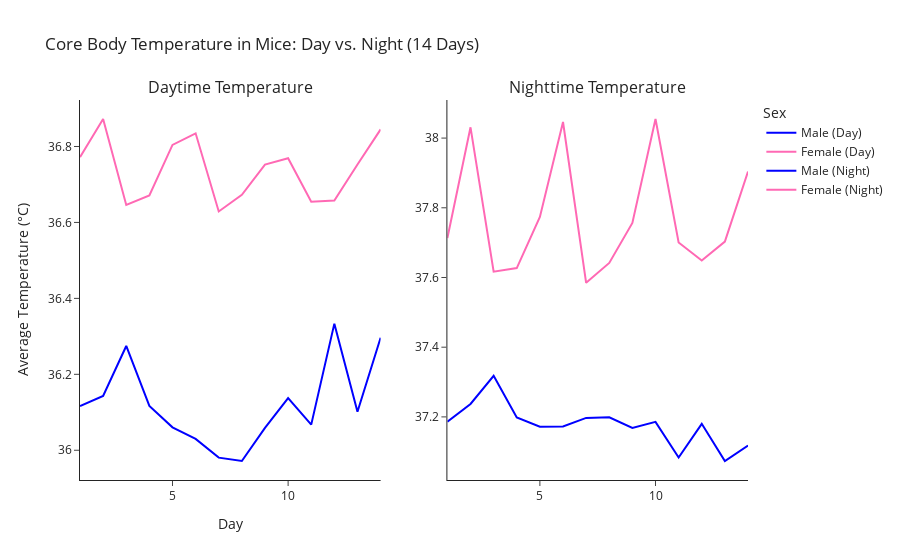

This figure's notebook cell:
### Code cell
import pandas as pd
import numpy as np
import plotly.graph_objects as go
from plotly.subplots import make_subplots

# Load data (each has shape: 20160 rows × 13 mice)
fem_act = pd.read_csv("fem_act.csv")
fem_temp = pd.read_csv("fem_temp.csv")
male_act = pd.read_csv("male_act.csv")
male_temp = pd.read_csv("male_temp.csv")

# Constants
minutes_per_day = 1440
total_minutes = fem_temp.shape[0]
days = total_minutes // minutes_per_day
time = np.arange(total_minutes)

# Split the data into day and night for each day (12-hour phases)
day_time_start = 720   # Start of the day (12 hours after lights on)
night_time_end = 720   # End of the night (12 hours before lights off)

# Create empty lists to store daily average values
male_avg_day = []
female_avg_day = []
male_avg_night = []
female_avg_night = []

# Compute daily averages for males and females, separating day and night
for day in range(days):
    # Indices for the current day
    day_start = day * minutes_per_day
    day_end = day_start + minutes_per_day

    # Daytime and nighttime data for males and females
    male_day = male_act.iloc[day_start + day_time_start:day_end, :].mean(axis=0)
    female_day = fem_act.iloc[day_start + day_time_start:day_end, :].mean(axis=0)
    male_night = male_act.iloc[day_start:day_start + night_time_end, :].mean(axis=0)
    female_night = fem_act.iloc[day_start:day_start + night_time_end, :].mean(axis=0)

    # Store daily averages
    male_avg_day.append(male_day.mean())
    female_avg_day.append(female_day.mean())
    male_avg_night.append(male_night.mean())
    female_avg_night.append(female_night.mean())

# Convert lists to numpy arrays for plotting
male_avg_day = np.array(male_avg_day)
female_avg_day = np.array(female_avg_day)
male_avg_night = np.array(male_avg_night)
female_avg_night = np.array(female_avg_night)

# Create subplots (2 side-by-side)
fig = make_subplots(rows=1, cols=2, subplot_titles=('Daytime Temperature', 'Nighttime Temperature'))

# Daytime plot (first subplot)
fig.add_trace(go.Scatter(
    x=np.arange(1, days + 1),  # x-axis shows days from 1 to 14
    y=male_avg_day,
    mode='lines',
    name='Male (Day)',
    line=dict(color='blue')
), row=1, col=1)

fig.add_trace(go.Scatter(
    x=np.arange(1, days + 1),  # x-axis shows days from 1 to 14
    y=female_avg_day,
    mode='lines',
    name='Female (Day)',
    line=dict(color='hotpink')
), row=1, col=1)

# Nighttime plot (second subplot)
fig.add_trace(go.Scatter(
    x=np.arange(1, days + 1),  # x-axis shows days from 1 to 14
    y=male_avg_night,
    mode='lines',
    name='Male (Night)',
    line=dict(color='blue')
), row=1, col=2)

fig.add_trace(go.Scatter(
    x=np.arange(1, days + 1),  # x-axis shows days from 1 to 14
    y=female_avg_night,
    mode='lines',
    name='Female (Night)',
    line=dict(color='hotpink')
), row=1, col=2)

# Update layout and titles
fig.update_layout(
    title="Core Body Temperature in Mice: Day vs. Night (14 Days)",
    xaxis_title="Day",
    yaxis_title="Average Temperature (°C)",
    legend_title="Sex",
    template="simple_white",
    showlegend=True
)

fig.show()

### Figure 1 — Plotly figure (JSON) as saved in the notebook; plotly's stock layout.template omitted (floating-point values rounded to 4 significant figures)
{"data": [{"line": {"color": "blue"}, "mode": "lines", "name": "Male (Day)", "type": "scatter", "x": [1, 2, 3, 4, 5, 6, 7, 8, 9, 10, 11, 12, 13, 14], "xaxis": "x", "y": [36.12, 36.14, 36.27, 36.12, 36.06, 36.03, 35.98, 35.97, 36.06, 36.14, 36.07, 36.33, 36.1, 36.3], "yaxis": "y"}, {"line": {"color": "hotpink"}, "mode": "lines", "name": "Female (Day)", "type": "scatter", "x": [1, 2, 3, 4, 5, 6, 7, 8, 9, 10, 11, 12, 13, 14], "xaxis": "x", "y": [36.77, 36.87, 36.65, 36.67, 36.8, 36.83, 36.63, 36.67, 36.75, 36.77, 36.65, 36.66, 36.75, 36.84], "yaxis": "y"}, {"line": {"color": "blue"}, "mode": "lines", "name": "Male (Night)", "type": "scatter", "x": [1, 2, 3, 4, 5, 6, 7, 8, 9, 10, 11, 12, 13, 14], "xaxis": "x2", "y": [37.19, 37.24, 37.32, 37.2, 37.17, 37.17, 37.2, 37.2, 37.17, 37.19, 37.08, 37.18, 37.07, 37.12], "yaxis": "y2"}, {"line": {"color": "hotpink"}, "mode": "lines", "name": "Female (Night)", "type": "scatter", "x": [1, 2, 3, 4, 5, 6, 7, 8, 9, 10, 11, 12, 13, 14], "xaxis": "x2", "y": [37.71, 38.03, 37.62, 37.63, 37.77, 38.05, 37.58, 37.64, 37.76, 38.05, 37.7, 37.65, 37.7, 37.9], "yaxis": "y2"}], "layout": {"annotations": [{"font": {"size": 16}, "showarrow": false, "text": "Daytime Temperature", "x": 0.225, "xanchor": "center", "xref": "paper", "y": 1, "yanchor": "bottom", "yref": "paper"}, {"font": {"size": 16}, "showarrow": false, "text": "Nighttime Temperature", "x": 0.775, "xanchor": "center", "xref": "paper", "y": 1, "yanchor": "bottom", "yref": "paper"}], "legend": {"title": {"text": "Sex"}}, "showlegend": true, "title": {"text": "Core Body Temperature in Mice: Day vs. Night (14 Days)"}, "xaxis": {"anchor": "y", "domain": [0, 0.45], "title": {"text": "Day"}}, "xaxis2": {"anchor": "y2", "domain": [0.55, 1]}, "yaxis": {"anchor": "x", "domain": [0, 1], "title": {"text": "Average Temperature (°C)"}}, "yaxis2": {"anchor": "x2", "domain": [0, 1]}}}
